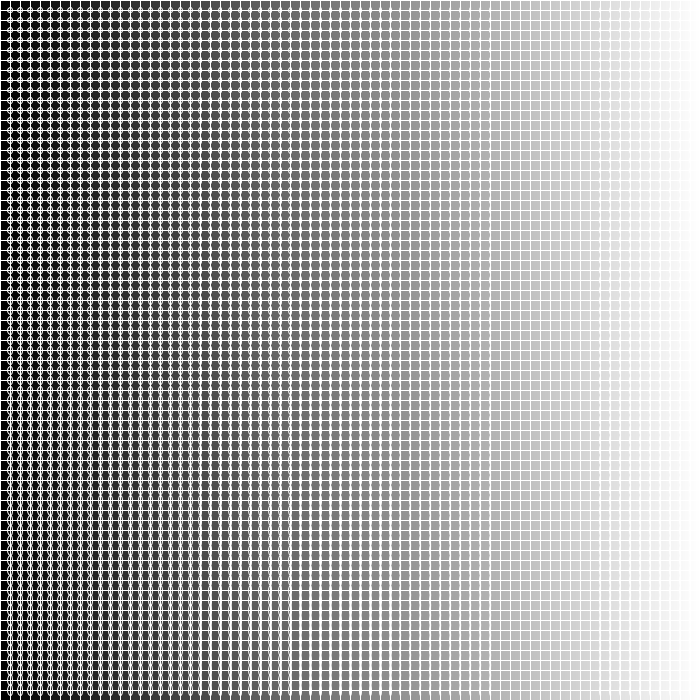
Frame 1 (no input)
Frame 60 (the mouse pressed at the canvas centre just before this capture): identical to frame 1, image omitted
Frame 120 (the mouse held since frame 60 and released just before this capture): identical to frame 1, image omitted

The Processing sketch that drew this single still picture (run headless with seeded random() and noise(); from frame 60 on, the mouse is pressed at the canvas centre):

// Processing sketch: PatternSketch3
// ── PatternSketch3.pde
// declaring my variables

int x=0;
int y=700;
color grad1, grad2;


void setup() {
  size(700, 700);
  background(0);

  grad1=color(0);
  grad2=color(255);

  noFill();
}

void draw() {
  // for (initialize, test, update)
  for (int i=x; i<y+x; i++) {
    float remap = map(i, x, x+y, 0, 1); //map(chosen value, ori start, ori stop, new start, new stop)
    color gradient=lerpColor(grad1, grad2, remap); //lerp(first color, second color, amount)
    stroke(gradient); //why do we use stroke?
    line(i, x, i, x+y); //and why line here? I don't get these parts..
  }


  for (int a=10; a<=width-10; a+=10) { 
    for (int b=10; b<=width-10; b+=10) {
      noFill();
      rect(a-10, b-10, 20, 20); 
      stroke(255); 
      ellipse(a, b, 5-a/100, 5+b/100);
    }
  }
}
